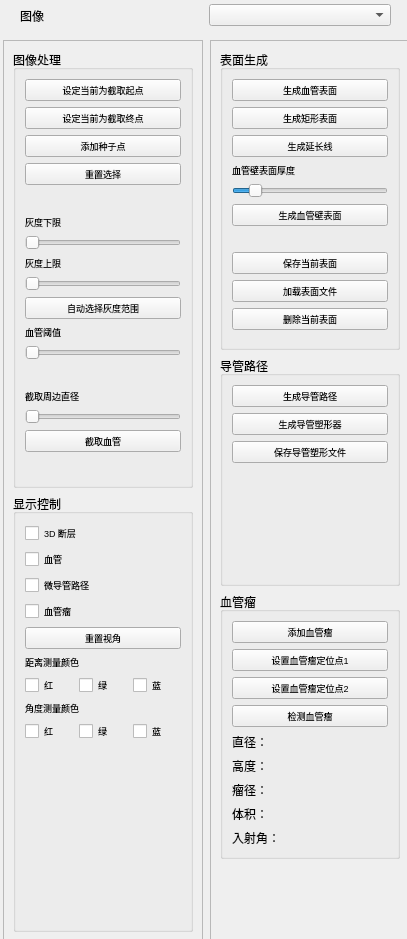
<?xml version="1.0" encoding="UTF-8"?>
<ui version="4.0">
 <class>CVSegmentationView</class>
 <widget class="QWidget" name="CVSegmentationView">
  <property name="geometry">
   <rect>
    <x>0</x>
    <y>0</y>
    <width>407</width>
    <height>939</height>
   </rect>
  </property>
  <property name="windowTitle">
   <string>Form</string>
  </property>
  <widget class="QFrame" name="frame1">
   <property name="enabled">
    <bool>true</bool>
   </property>
   <property name="geometry">
    <rect>
     <x>3</x>
     <y>40</y>
     <width>200</width>
     <height>902</height>
    </rect>
   </property>
   <property name="sizePolicy">
    <sizepolicy hsizetype="Fixed" vsizetype="Preferred">
     <horstretch>1</horstretch>
     <verstretch>1</verstretch>
    </sizepolicy>
   </property>
   <property name="minimumSize">
    <size>
     <width>200</width>
     <height>100</height>
    </size>
   </property>
   <property name="frameShape">
    <enum>QFrame::StyledPanel</enum>
   </property>
   <property name="frameShadow">
    <enum>QFrame::Raised</enum>
   </property>
   <layout class="QVBoxLayout" name="verticalLayout_2">
    <item>
     <widget class="QGroupBox" name="processingBox">
      <property name="sizePolicy">
       <sizepolicy hsizetype="Preferred" vsizetype="Preferred">
        <horstretch>0</horstretch>
        <verstretch>0</verstretch>
       </sizepolicy>
      </property>
      <property name="minimumSize">
       <size>
        <width>0</width>
        <height>300</height>
       </size>
      </property>
      <property name="title">
       <string>图像处理</string>
      </property>
      <layout class="QVBoxLayout" name="verticalLayout_3">
       <item>
        <widget class="QPushButton" name="setStartButton">
         <property name="sizePolicy">
          <sizepolicy hsizetype="Minimum" vsizetype="Fixed">
           <horstretch>0</horstretch>
           <verstretch>0</verstretch>
          </sizepolicy>
         </property>
         <property name="font">
          <font>
           <pointsize>7</pointsize>
           <underline>false</underline>
          </font>
         </property>
         <property name="text">
          <string>设定当前为截取起点</string>
         </property>
        </widget>
       </item>
       <item>
        <widget class="QPushButton" name="setEndButton">
         <property name="font">
          <font>
           <pointsize>7</pointsize>
          </font>
         </property>
         <property name="text">
          <string>设定当前为截取终点</string>
         </property>
        </widget>
       </item>
       <item>
        <widget class="QPushButton" name="addSeedButton">
         <property name="sizePolicy">
          <sizepolicy hsizetype="Minimum" vsizetype="Fixed">
           <horstretch>0</horstretch>
           <verstretch>0</verstretch>
          </sizepolicy>
         </property>
         <property name="font">
          <font>
           <pointsize>7</pointsize>
           <underline>false</underline>
          </font>
         </property>
         <property name="text">
          <string>添加种子点</string>
         </property>
        </widget>
       </item>
       <item>
        <widget class="QPushButton" name="resetSeedButton">
         <property name="sizePolicy">
          <sizepolicy hsizetype="Minimum" vsizetype="Fixed">
           <horstretch>0</horstretch>
           <verstretch>0</verstretch>
          </sizepolicy>
         </property>
         <property name="font">
          <font>
           <pointsize>7</pointsize>
           <underline>false</underline>
          </font>
         </property>
         <property name="text">
          <string>重置选择</string>
         </property>
        </widget>
       </item>
       <item>
        <spacer name="verticalSpacer_4">
         <property name="orientation">
          <enum>Qt::Vertical</enum>
         </property>
         <property name="sizeHint" stdset="0">
          <size>
           <width>20</width>
           <height>14</height>
          </size>
         </property>
        </spacer>
       </item>
       <item>
        <widget class="QLabel" name="label">
         <property name="font">
          <font>
           <pointsize>7</pointsize>
          </font>
         </property>
         <property name="text">
          <string>灰度下限</string>
         </property>
        </widget>
       </item>
       <item>
        <widget class="QSlider" name="minThresholdSlider">
         <property name="toolTip">
          <string/>
         </property>
         <property name="accessibleName">
          <string/>
         </property>
         <property name="orientation">
          <enum>Qt::Horizontal</enum>
         </property>
         <property name="tickPosition">
          <enum>QSlider::NoTicks</enum>
         </property>
        </widget>
       </item>
       <item>
        <widget class="QLabel" name="label_2">
         <property name="font">
          <font>
           <pointsize>7</pointsize>
          </font>
         </property>
         <property name="text">
          <string>灰度上限</string>
         </property>
        </widget>
       </item>
       <item>
        <widget class="QSlider" name="maxThresholdSlider">
         <property name="orientation">
          <enum>Qt::Horizontal</enum>
         </property>
        </widget>
       </item>
       <item>
        <widget class="QPushButton" name="autoSelectRangeButton">
         <property name="font">
          <font>
           <pointsize>7</pointsize>
          </font>
         </property>
         <property name="text">
          <string>自动选择灰度范围</string>
         </property>
        </widget>
       </item>
       <item>
        <widget class="QLabel" name="label_3">
         <property name="font">
          <font>
           <pointsize>7</pointsize>
          </font>
         </property>
         <property name="text">
          <string>血管阈值</string>
         </property>
        </widget>
       </item>
       <item>
        <widget class="QSlider" name="vesselnessSlider">
         <property name="enabled">
          <bool>true</bool>
         </property>
         <property name="toolTip">
          <string/>
         </property>
         <property name="accessibleName">
          <string/>
         </property>
         <property name="value">
          <number>0</number>
         </property>
         <property name="orientation">
          <enum>Qt::Horizontal</enum>
         </property>
         <property name="tickPosition">
          <enum>QSlider::NoTicks</enum>
         </property>
        </widget>
       </item>
       <item>
        <spacer name="verticalSpacer_5">
         <property name="orientation">
          <enum>Qt::Vertical</enum>
         </property>
         <property name="sizeHint" stdset="0">
          <size>
           <width>20</width>
           <height>14</height>
          </size>
         </property>
        </spacer>
       </item>
       <item>
        <widget class="QLabel" name="pruneLabel">
         <property name="font">
          <font>
           <pointsize>7</pointsize>
          </font>
         </property>
         <property name="text">
          <string>截取周边直径</string>
         </property>
        </widget>
       </item>
       <item>
        <widget class="QSlider" name="pruneRadiusSlider">
         <property name="enabled">
          <bool>true</bool>
         </property>
         <property name="toolTip">
          <string/>
         </property>
         <property name="accessibleName">
          <string/>
         </property>
         <property name="value">
          <number>0</number>
         </property>
         <property name="orientation">
          <enum>Qt::Horizontal</enum>
         </property>
         <property name="tickPosition">
          <enum>QSlider::NoTicks</enum>
         </property>
        </widget>
       </item>
       <item>
        <widget class="QPushButton" name="pruneVesselTreeButton">
         <property name="font">
          <font>
           <pointsize>7</pointsize>
          </font>
         </property>
         <property name="text">
          <string>截取血管</string>
         </property>
        </widget>
       </item>
       <item>
        <spacer name="verticalSpacer_7">
         <property name="orientation">
          <enum>Qt::Vertical</enum>
         </property>
         <property name="sizeHint" stdset="0">
          <size>
           <width>20</width>
           <height>14</height>
          </size>
         </property>
        </spacer>
       </item>
      </layout>
     </widget>
    </item>
    <item>
     <widget class="QGroupBox" name="visibilityBox">
      <property name="sizePolicy">
       <sizepolicy hsizetype="Preferred" vsizetype="Preferred">
        <horstretch>0</horstretch>
        <verstretch>0</verstretch>
       </sizepolicy>
      </property>
      <property name="minimumSize">
       <size>
        <width>0</width>
        <height>230</height>
       </size>
      </property>
      <property name="title">
       <string>显示控制</string>
      </property>
      <layout class="QVBoxLayout" name="verticalLayout_4">
       <item>
        <widget class="QCheckBox" name="sliceVisibilityBox">
         <property name="font">
          <font>
           <pointsize>7</pointsize>
          </font>
         </property>
         <property name="text">
          <string>3D 断层</string>
         </property>
        </widget>
       </item>
       <item>
        <widget class="QCheckBox" name="vesselVisibilityBox">
         <property name="font">
          <font>
           <pointsize>7</pointsize>
          </font>
         </property>
         <property name="text">
          <string>血管</string>
         </property>
        </widget>
       </item>
       <item>
        <widget class="QCheckBox" name="needlePathVisibilityBox">
         <property name="font">
          <font>
           <pointsize>7</pointsize>
          </font>
         </property>
         <property name="text">
          <string>微导管路径</string>
         </property>
        </widget>
       </item>
       <item>
        <widget class="QCheckBox" name="aneurysmVisibilityBox">
         <property name="font">
          <font>
           <pointsize>7</pointsize>
          </font>
         </property>
         <property name="text">
          <string>血管瘤</string>
         </property>
        </widget>
       </item>
       <item>
        <widget class="QPushButton" name="resetButton">
         <property name="font">
          <font>
           <pointsize>7</pointsize>
          </font>
         </property>
         <property name="text">
          <string>重置视角</string>
         </property>
        </widget>
       </item>
       <item>
        <widget class="QLabel" name="measuredistancetext">
         <property name="font">
          <font>
           <pointsize>7</pointsize>
          </font>
         </property>
         <property name="text">
          <string>距离测量颜色</string>
         </property>
        </widget>
       </item>
       <item>
        <layout class="QHBoxLayout" name="horizontalLayout_2">
         <item>
          <widget class="QCheckBox" name="measuredistance0box">
           <property name="font">
            <font>
             <pointsize>7</pointsize>
            </font>
           </property>
           <property name="text">
            <string>红</string>
           </property>
          </widget>
         </item>
         <item>
          <widget class="QCheckBox" name="measuredistance1box">
           <property name="font">
            <font>
             <pointsize>7</pointsize>
            </font>
           </property>
           <property name="text">
            <string>绿</string>
           </property>
          </widget>
         </item>
         <item>
          <widget class="QCheckBox" name="measuredistance2box">
           <property name="font">
            <font>
             <pointsize>7</pointsize>
            </font>
           </property>
           <property name="text">
            <string>蓝</string>
           </property>
          </widget>
         </item>
        </layout>
       </item>
       <item>
        <widget class="QLabel" name="measureangletext">
         <property name="font">
          <font>
           <pointsize>7</pointsize>
          </font>
         </property>
         <property name="text">
          <string>角度测量颜色</string>
         </property>
        </widget>
       </item>
       <item>
        <layout class="QHBoxLayout" name="horizontalLayout_3">
         <item>
          <widget class="QCheckBox" name="measureangle0box">
           <property name="font">
            <font>
             <pointsize>7</pointsize>
            </font>
           </property>
           <property name="text">
            <string>红</string>
           </property>
          </widget>
         </item>
         <item>
          <widget class="QCheckBox" name="measureangle1box">
           <property name="font">
            <font>
             <pointsize>7</pointsize>
            </font>
           </property>
           <property name="text">
            <string>绿</string>
           </property>
          </widget>
         </item>
         <item>
          <widget class="QCheckBox" name="measureangle2box">
           <property name="font">
            <font>
             <pointsize>7</pointsize>
            </font>
           </property>
           <property name="text">
            <string>蓝</string>
           </property>
          </widget>
         </item>
        </layout>
       </item>
       <item>
        <spacer name="verticalSpacer_3">
         <property name="orientation">
          <enum>Qt::Vertical</enum>
         </property>
         <property name="sizeHint" stdset="0">
          <size>
           <width>20</width>
           <height>28</height>
          </size>
         </property>
        </spacer>
       </item>
      </layout>
     </widget>
    </item>
   </layout>
  </widget>
  <widget class="QFrame" name="frame2">
   <property name="enabled">
    <bool>true</bool>
   </property>
   <property name="geometry">
    <rect>
     <x>210</x>
     <y>40</y>
     <width>200</width>
     <height>902</height>
    </rect>
   </property>
   <property name="sizePolicy">
    <sizepolicy hsizetype="Fixed" vsizetype="Preferred">
     <horstretch>1</horstretch>
     <verstretch>1</verstretch>
    </sizepolicy>
   </property>
   <property name="minimumSize">
    <size>
     <width>200</width>
     <height>100</height>
    </size>
   </property>
   <property name="frameShape">
    <enum>QFrame::StyledPanel</enum>
   </property>
   <property name="frameShadow">
    <enum>QFrame::Raised</enum>
   </property>
   <layout class="QVBoxLayout" name="verticalLayout_7">
    <item>
     <widget class="QGroupBox" name="surfaceBox">
      <property name="sizePolicy">
       <sizepolicy hsizetype="Preferred" vsizetype="Preferred">
        <horstretch>0</horstretch>
        <verstretch>0</verstretch>
       </sizepolicy>
      </property>
      <property name="minimumSize">
       <size>
        <width>0</width>
        <height>300</height>
       </size>
      </property>
      <property name="title">
       <string>表面生成</string>
      </property>
      <layout class="QVBoxLayout" name="verticalLayout_6">
       <item>
        <widget class="QPushButton" name="generateSurfaceButton">
         <property name="font">
          <font>
           <pointsize>7</pointsize>
          </font>
         </property>
         <property name="text">
          <string>生成血管表面</string>
         </property>
        </widget>
       </item>
       <item>
        <widget class="QPushButton" name="generateRectSurfaceButton">
         <property name="enabled">
          <bool>true</bool>
         </property>
         <property name="font">
          <font>
           <pointsize>7</pointsize>
          </font>
         </property>
         <property name="text">
          <string>生成矩形表面</string>
         </property>
        </widget>
       </item>
       <item>
        <widget class="QPushButton" name="generateExtensionsButton">
         <property name="enabled">
          <bool>true</bool>
         </property>
         <property name="font">
          <font>
           <pointsize>7</pointsize>
          </font>
         </property>
         <property name="text">
          <string>生成延长线</string>
         </property>
        </widget>
       </item>
       <item>
        <widget class="QLabel" name="wallThicknessLabel">
         <property name="font">
          <font>
           <pointsize>7</pointsize>
          </font>
         </property>
         <property name="text">
          <string>血管壁表面厚度</string>
         </property>
        </widget>
       </item>
       <item>
        <widget class="QSlider" name="wallThicknessSlider">
         <property name="enabled">
          <bool>true</bool>
         </property>
         <property name="toolTip">
          <string/>
         </property>
         <property name="accessibleName">
          <string/>
         </property>
         <property name="minimum">
          <number>1</number>
         </property>
         <property name="maximum">
          <number>10</number>
         </property>
         <property name="value">
          <number>2</number>
         </property>
         <property name="orientation">
          <enum>Qt::Horizontal</enum>
         </property>
         <property name="tickPosition">
          <enum>QSlider::NoTicks</enum>
         </property>
        </widget>
       </item>
       <item>
        <widget class="QPushButton" name="generateVesselWallSurfaceButton">
         <property name="enabled">
          <bool>true</bool>
         </property>
         <property name="font">
          <font>
           <pointsize>7</pointsize>
          </font>
         </property>
         <property name="text">
          <string>生成血管壁表面</string>
         </property>
        </widget>
       </item>
       <item>
        <spacer name="verticalSpacer_8">
         <property name="orientation">
          <enum>Qt::Vertical</enum>
         </property>
         <property name="sizeType">
          <enum>QSizePolicy::Fixed</enum>
         </property>
         <property name="sizeHint" stdset="0">
          <size>
           <width>20</width>
           <height>20</height>
          </size>
         </property>
        </spacer>
       </item>
       <item>
        <widget class="QPushButton" name="saveSurfaceButton">
         <property name="font">
          <font>
           <pointsize>7</pointsize>
          </font>
         </property>
         <property name="text">
          <string>保存当前表面</string>
         </property>
        </widget>
       </item>
       <item>
        <widget class="QPushButton" name="loadSurfaceButton">
         <property name="font">
          <font>
           <pointsize>7</pointsize>
          </font>
         </property>
         <property name="text">
          <string>加载表面文件</string>
         </property>
        </widget>
       </item>
       <item>
        <widget class="QPushButton" name="removeSurfaceButton">
         <property name="font">
          <font>
           <pointsize>7</pointsize>
          </font>
         </property>
         <property name="text">
          <string>删除当前表面</string>
         </property>
        </widget>
       </item>
       <item>
        <spacer name="verticalSpacer">
         <property name="orientation">
          <enum>Qt::Vertical</enum>
         </property>
         <property name="sizeHint" stdset="0">
          <size>
           <width>20</width>
           <height>40</height>
          </size>
         </property>
        </spacer>
       </item>
      </layout>
     </widget>
    </item>
    <item>
     <widget class="QGroupBox" name="cathBox">
      <property name="minimumSize">
       <size>
        <width>0</width>
        <height>230</height>
       </size>
      </property>
      <property name="title">
       <string>导管路径</string>
      </property>
      <layout class="QVBoxLayout" name="verticalLayout_5">
       <item>
        <widget class="QPushButton" name="generateNeedleButton">
         <property name="font">
          <font>
           <pointsize>7</pointsize>
          </font>
         </property>
         <property name="text">
          <string>生成导管路径</string>
         </property>
        </widget>
       </item>
       <item>
        <widget class="QPushButton" name="generateMouldButton">
         <property name="font">
          <font>
           <pointsize>7</pointsize>
          </font>
         </property>
         <property name="text">
          <string>生成导管塑形器</string>
         </property>
        </widget>
       </item>
       <item>
        <widget class="QPushButton" name="saveMouldButton">
         <property name="font">
          <font>
           <pointsize>7</pointsize>
          </font>
         </property>
         <property name="text">
          <string>保存导管塑形文件</string>
         </property>
        </widget>
       </item>
       <item>
        <spacer name="verticalSpacer_2">
         <property name="orientation">
          <enum>Qt::Vertical</enum>
         </property>
         <property name="sizeHint" stdset="0">
          <size>
           <width>20</width>
           <height>40</height>
          </size>
         </property>
        </spacer>
       </item>
      </layout>
     </widget>
    </item>
    <item>
     <widget class="QGroupBox" name="anuBox">
      <property name="minimumSize">
       <size>
        <width>0</width>
        <height>0</height>
       </size>
      </property>
      <property name="title">
       <string>血管瘤</string>
      </property>
      <layout class="QVBoxLayout" name="verticalLayout_8">
       <item>
        <widget class="QPushButton" name="addAneurysmPointButton">
         <property name="sizePolicy">
          <sizepolicy hsizetype="Minimum" vsizetype="Fixed">
           <horstretch>0</horstretch>
           <verstretch>0</verstretch>
          </sizepolicy>
         </property>
         <property name="font">
          <font>
           <pointsize>7</pointsize>
           <underline>false</underline>
          </font>
         </property>
         <property name="text">
          <string>添加血管瘤</string>
         </property>
        </widget>
       </item>
       <item>
        <widget class="QPushButton" name="setAneurysmLocationPoint1Button">
         <property name="font">
          <font>
           <pointsize>7</pointsize>
          </font>
         </property>
         <property name="text">
          <string>设置血管瘤定位点1</string>
         </property>
        </widget>
       </item>
       <item>
        <widget class="QPushButton" name="setAneurysmLocationPoint2Button">
         <property name="font">
          <font>
           <pointsize>7</pointsize>
          </font>
         </property>
         <property name="text">
          <string>设置血管瘤定位点2</string>
         </property>
        </widget>
       </item>
       <item>
        <widget class="QPushButton" name="detectAneuButton">
         <property name="font">
          <font>
           <pointsize>7</pointsize>
          </font>
         </property>
         <property name="text">
          <string>检测血管瘤</string>
         </property>
        </widget>
       </item>
       <item>
        <layout class="QHBoxLayout" name="horizontalLayout_5">
         <item>
          <widget class="QLabel" name="label_4">
           <property name="text">
            <string>直径：</string>
           </property>
          </widget>
         </item>
         <item>
          <widget class="QLabel" name="diameterLabel">
           <property name="text">
            <string/>
           </property>
          </widget>
         </item>
        </layout>
       </item>
       <item>
        <layout class="QHBoxLayout" name="horizontalLayout_7">
         <item>
          <widget class="QLabel" name="label_6">
           <property name="text">
            <string>高度：</string>
           </property>
          </widget>
         </item>
         <item>
          <widget class="QLabel" name="heightLabel">
           <property name="text">
            <string/>
           </property>
          </widget>
         </item>
        </layout>
       </item>
       <item>
        <layout class="QHBoxLayout" name="horizontalLayout_8">
         <item>
          <widget class="QLabel" name="label_7">
           <property name="text">
            <string>瘤径：</string>
           </property>
          </widget>
         </item>
         <item>
          <widget class="QLabel" name="neckLabel">
           <property name="text">
            <string/>
           </property>
          </widget>
         </item>
        </layout>
       </item>
       <item>
        <layout class="QHBoxLayout" name="horizontalLayout_6">
         <item>
          <widget class="QLabel" name="label_8">
           <property name="text">
            <string>体积：</string>
           </property>
          </widget>
         </item>
         <item>
          <widget class="QLabel" name="volumeLabel">
           <property name="text">
            <string/>
           </property>
          </widget>
         </item>
        </layout>
       </item>
       <item>
        <layout class="QHBoxLayout" name="horizontalLayout_9">
         <item>
          <widget class="QLabel" name="label_9">
           <property name="text">
            <string>入射角：</string>
           </property>
          </widget>
         </item>
         <item>
          <widget class="QLabel" name="angleLabel">
           <property name="text">
            <string/>
           </property>
          </widget>
         </item>
        </layout>
       </item>
       <item>
        <spacer name="verticalSpacer_10">
         <property name="orientation">
          <enum>Qt::Vertical</enum>
         </property>
         <property name="sizeHint" stdset="0">
          <size>
           <width>20</width>
           <height>40</height>
          </size>
         </property>
        </spacer>
       </item>
      </layout>
     </widget>
    </item>
    <item>
     <spacer name="verticalSpacer_6">
      <property name="orientation">
       <enum>Qt::Vertical</enum>
      </property>
      <property name="sizeHint" stdset="0">
       <size>
        <width>20</width>
        <height>175</height>
       </size>
      </property>
     </spacer>
    </item>
    <item>
     <layout class="QHBoxLayout" name="horizontalLayout_4">
      <item>
       <spacer name="horizontalSpacer">
        <property name="orientation">
         <enum>Qt::Horizontal</enum>
        </property>
        <property name="sizeHint" stdset="0">
         <size>
          <width>40</width>
          <height>20</height>
         </size>
        </property>
       </spacer>
      </item>
      <item>
       <widget class="QLabel" name="logoLabel">
        <property name="frameShape">
         <enum>QFrame::NoFrame</enum>
        </property>
        <property name="text">
         <string/>
        </property>
        <property name="pixmap">
         <pixmap>../../../back/3dpathfinder/Icons/icon.png</pixmap>
        </property>
       </widget>
      </item>
     </layout>
    </item>
   </layout>
  </widget>
  <widget class="QWidget" name="horizontalLayoutWidget">
   <property name="geometry">
    <rect>
     <x>20</x>
     <y>0</y>
     <width>371</width>
     <height>31</height>
    </rect>
   </property>
   <layout class="QHBoxLayout" name="horizontalLayout">
    <item>
     <widget class="QLabel" name="label_5">
      <property name="text">
       <string>图像</string>
      </property>
     </widget>
    </item>
    <item>
     <widget class="QmitkDataStorageComboBox" name="DataSelector"/>
    </item>
   </layout>
  </widget>
 </widget>
 <customwidgets>
  <customwidget>
   <class>QmitkDataStorageComboBox</class>
   <extends>QComboBox</extends>
   <header>QmitkDataStorageComboBox.h</header>
  </customwidget>
 </customwidgets>
 <resources/>
 <connections/>
</ui>
